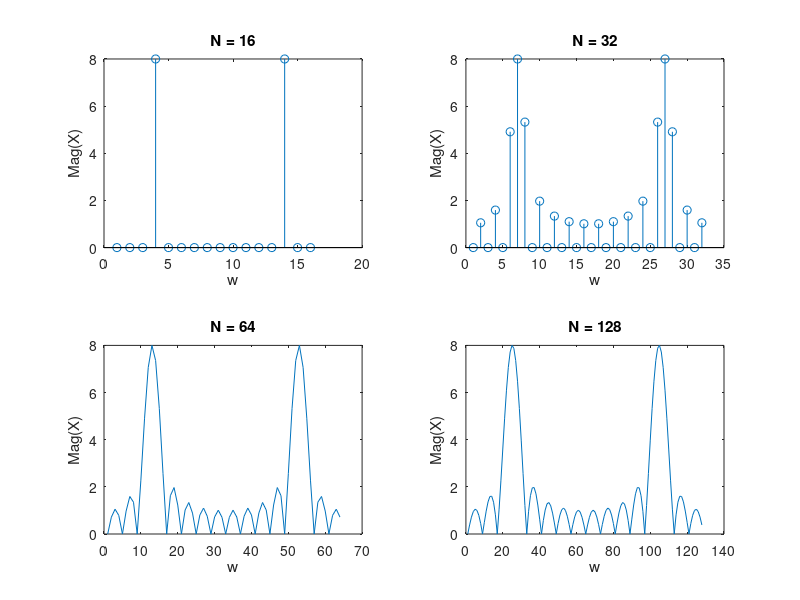

This figure's MATLAB source:
clearvars

f0 = 12;
fs = 64;
L = 16;
n = 0:15;

w = ones(1, L);
n = 0:L-1;
p = cos(2*pi*f0*n/fs);

x = w.*p;

X1 = fft(x, L);
X2 = fft(x, 2*L);
X3 = fft(x, 4*L);
X4 = fft(x, 8*L);

figure;
subplot(2, 2, 1);
stem(abs(X1));
title("N = 16");
xlabel("w");
ylabel("Mag(X)");
subplot(2, 2, 2);
stem(abs(X2));
title("N = 32");
xlabel("w");
ylabel("Mag(X)");
subplot(2, 2, 3);
plot(abs(X3));
title("N = 64");
xlabel("w");
ylabel("Mag(X)");
subplot(2, 2, 4);
plot(abs(X4));
title("N = 128");
xlabel("w");
ylabel("Mag(X)");
